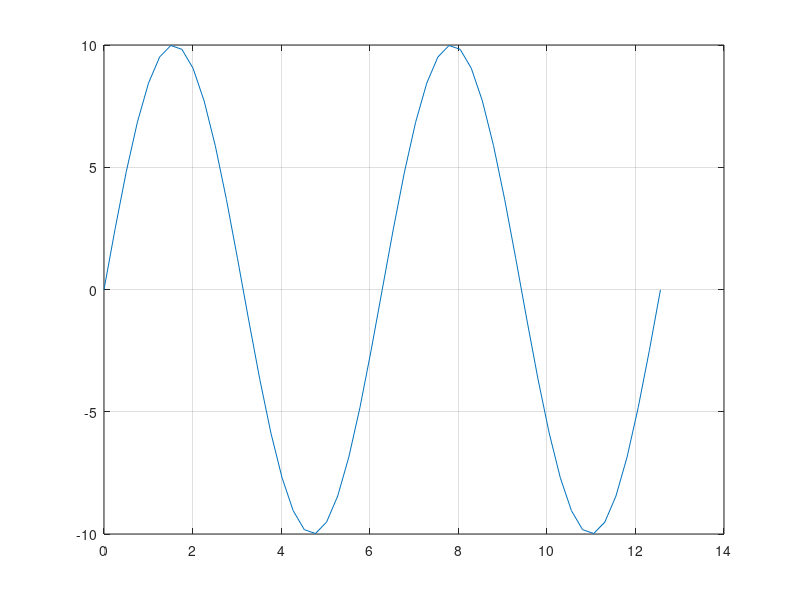

Write the MATLAB code that produced this figure. (Note: this script raises an error after producing the figure.)
x = 0:0.2513:4*pi;
Sin_rotation = 4*sin(x);
plot(x,10*sin(x)), grid on
    %Create sine wave rotation
    x = 0:0.2513:4*pi;
    Sin_rotation = sin(x);
    %rotation(trial,1)= rotation(trial,1)*Sin_rotation(trial);

cd('TargetFiles')
tgt_file = dlmread(['demo','1','.tgt'], '\t', 1, 0); % start reading in from 2nd row, 1st column
%rotation = ones(50,1)
rotation = tgt_file(:,4);
array = ones(50,1);
trial = 1;
i=11;
while i<=50;
    rotation(i)= rotation(i)*Sin_rotation(i-10);
    i=i+1;
end
x = 0:0.2513:4*pi;
Sin_rotation = sin(x);

x2 = 0:0.2513:4*pi;    %makes a plot line for the wave with 50 (maxtrial) intervals
Sin_rotation2 = -sin(x2)+1;

plot(Sin_rotation); hold on; plot(Sin_rotation2);